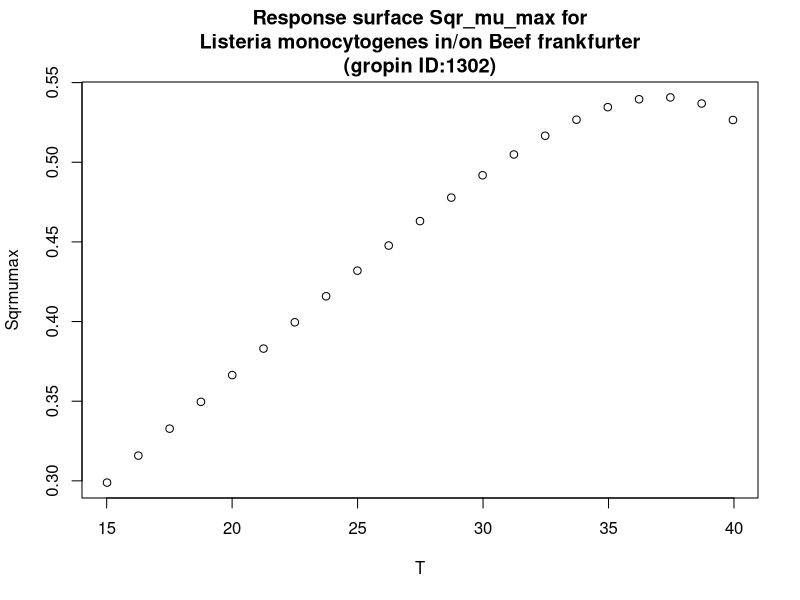

This chart was generated by the following R code:
#############################
# start of Parameter script
#############################
T <- seq(15.015,39.96003996004,length.out=21)
#############################
# end of Parameter script
#############################
############################# 
# start of Model script Gropin ID 1302 
#############################
 
# constant coefficients for this model
 
variables <- data.frame(T)
argumentsPar <- unique.data.frame(expand.grid(variables))
 
# heart of the model
response_surface <- function(T) {
   mumax <-0.0137*(T+6.83)*(1-exp(0.198*(T-48.66)))

	return(mumax=mumax)
} 

# output parameters
responseSurface <- cbind(argumentsPar,response_surface(argumentsPar['T']))
colnames(responseSurface) <- c(colnames(argumentsPar),'Sqrmumax')
#############################
# End of Model script
#############################
############################# 
# start of Visualisation script Gropin ID 1302 
#############################
titleText <-'Response surface Sqr_mu_max for
Listeria monocytogenes in/on Beef frankfurter
(gropin ID:1302)'
plot(T,responseSurface$'Sqrmumax',xlab='T',
                          ylab='Sqrmumax',main=titleText)
#############################
# End of Visualisation script
#############################
